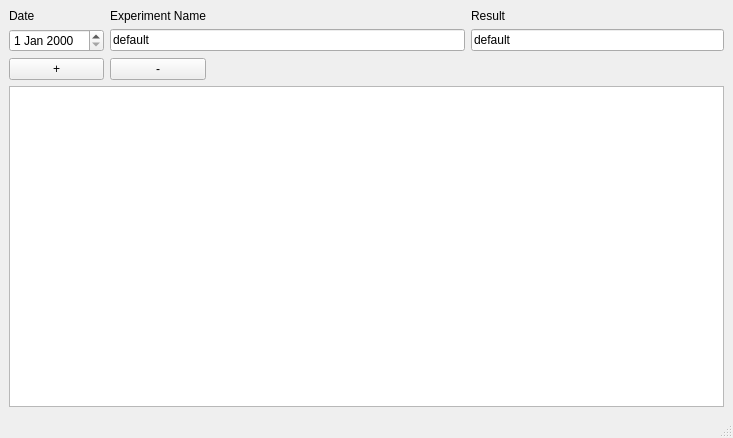
<?xml version="1.0" encoding="UTF-8"?>
<ui version="4.0">
 <class>MainWindow</class>
 <widget class="QMainWindow" name="MainWindow">
  <property name="geometry">
   <rect>
    <x>0</x>
    <y>0</y>
    <width>733</width>
    <height>438</height>
   </rect>
  </property>
  <property name="windowTitle">
   <string>MainWindow</string>
  </property>
  <widget class="QWidget" name="centralwidget">
   <layout class="QGridLayout" name="gridLayout">
    <item row="3" column="1" rowspan="2" colspan="4">
     <widget class="QTableView" name="mainTableView"/>
    </item>
    <item row="0" column="2">
     <widget class="QLabel" name="label_2">
      <property name="sizePolicy">
       <sizepolicy hsizetype="Preferred" vsizetype="Fixed">
        <horstretch>0</horstretch>
        <verstretch>0</verstretch>
       </sizepolicy>
      </property>
      <property name="text">
       <string>Experiment Name</string>
      </property>
     </widget>
    </item>
    <item row="1" column="4">
     <widget class="QLineEdit" name="resultEdit">
      <property name="text">
       <string>default</string>
      </property>
     </widget>
    </item>
    <item row="2" column="2">
     <widget class="QPushButton" name="removeButton">
      <property name="text">
       <string>-</string>
      </property>
     </widget>
    </item>
    <item row="1" column="1">
     <widget class="QDateEdit" name="dateEdit"/>
    </item>
    <item row="0" column="1">
     <widget class="QLabel" name="label">
      <property name="sizePolicy">
       <sizepolicy hsizetype="Preferred" vsizetype="Fixed">
        <horstretch>0</horstretch>
        <verstretch>0</verstretch>
       </sizepolicy>
      </property>
      <property name="text">
       <string>Date</string>
      </property>
     </widget>
    </item>
    <item row="0" column="4">
     <widget class="QLabel" name="label_3">
      <property name="sizePolicy">
       <sizepolicy hsizetype="Preferred" vsizetype="Fixed">
        <horstretch>0</horstretch>
        <verstretch>0</verstretch>
       </sizepolicy>
      </property>
      <property name="text">
       <string>Result</string>
      </property>
     </widget>
    </item>
    <item row="2" column="1">
     <widget class="QPushButton" name="addButton">
      <property name="text">
       <string>+</string>
      </property>
     </widget>
    </item>
    <item row="2" column="4">
     <spacer name="horizontalSpacer">
      <property name="orientation">
       <enum>Qt::Horizontal</enum>
      </property>
      <property name="sizeHint" stdset="0">
       <size>
        <width>40</width>
        <height>20</height>
       </size>
      </property>
     </spacer>
    </item>
    <item row="2" column="3">
     <spacer name="horizontalSpacer_2">
      <property name="orientation">
       <enum>Qt::Horizontal</enum>
      </property>
      <property name="sizeHint" stdset="0">
       <size>
        <width>40</width>
        <height>20</height>
       </size>
      </property>
     </spacer>
    </item>
    <item row="1" column="2" colspan="2">
     <widget class="QLineEdit" name="experimentNameEdit">
      <property name="text">
       <string>default</string>
      </property>
     </widget>
    </item>
   </layout>
   <zorder>experimentNameEdit</zorder>
   <zorder>resultEdit</zorder>
   <zorder>label</zorder>
   <zorder>label_2</zorder>
   <zorder>label_3</zorder>
   <zorder>dateEdit</zorder>
   <zorder>mainTableView</zorder>
   <zorder>addButton</zorder>
   <zorder>removeButton</zorder>
   <zorder>horizontalSpacer</zorder>
   <zorder>horizontalSpacer_2</zorder>
  </widget>
  <widget class="QMenuBar" name="menubar">
   <property name="geometry">
    <rect>
     <x>0</x>
     <y>0</y>
     <width>733</width>
     <height>21</height>
    </rect>
   </property>
  </widget>
  <widget class="QStatusBar" name="statusbar"/>
 </widget>
 <resources/>
 <connections/>
</ui>
